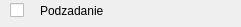
<?xml version="1.0" encoding="UTF-8"?>
<ui version="4.0">
 <class>CustomCheckbox</class>
 <widget class="QWidget" name="CustomCheckbox">
  <property name="geometry">
   <rect>
    <x>0</x>
    <y>0</y>
    <width>241</width>
    <height>27</height>
   </rect>
  </property>
  <property name="windowTitle">
   <string>Form</string>
  </property>
  <widget class="QCheckBox" name="checkBox">
   <property name="geometry">
    <rect>
     <x>10</x>
     <y>0</y>
     <width>20</width>
     <height>20</height>
    </rect>
   </property>
   <property name="text">
    <string/>
   </property>
  </widget>
  <widget class="QLabel" name="subtaskLabel">
   <property name="geometry">
    <rect>
     <x>40</x>
     <y>0</y>
     <width>161</width>
     <height>21</height>
    </rect>
   </property>
   <property name="minimumSize">
    <size>
     <width>160</width>
     <height>21</height>
    </size>
   </property>
   <property name="maximumSize">
    <size>
     <width>201</width>
     <height>16777215</height>
    </size>
   </property>
   <property name="text">
    <string>Podzadanie</string>
   </property>
   <property name="wordWrap">
    <bool>true</bool>
   </property>
  </widget>
  <widget class="QPushButton" name="deleteButton">
   <property name="geometry">
    <rect>
     <x>210</x>
     <y>0</y>
     <width>20</width>
     <height>20</height>
    </rect>
   </property>
   <property name="minimumSize">
    <size>
     <width>20</width>
     <height>20</height>
    </size>
   </property>
   <property name="styleSheet">
    <string notr="true">background: transparent;
border: none;</string>
   </property>
   <property name="text">
    <string/>
   </property>
   <property name="icon">
    <iconset theme="QIcon::ThemeIcon::EditDelete"/>
   </property>
  </widget>
 </widget>
 <resources/>
 <connections/>
</ui>
